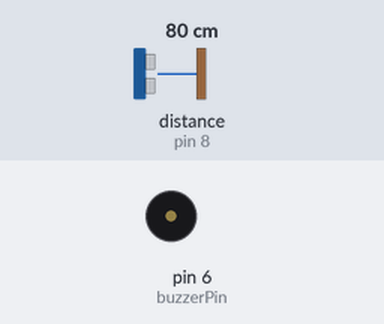
Simulated run of this sketch. Board: Arduino Uno, built with avr-gcc and run on an emulated ATmega328P. On the bench: buzzer (waves = sounding). Wiring (inferred from the names in the program): ultrasonic range finder: trigger pin 7; echo pin 8. The test bench sets the inputs (shaded band); at power-on: distance to the obstacle (sensor on pin 8) 80 cm. The echo pulse lasts 58.3 µs per cm.

Above: at 1.2 s.
1.3 s: distance to the obstacle (sensor on pin 8) set to 44 cm
2.8 s: distance to the obstacle (sensor on pin 8) set to 37 cm
At 5.7 s:
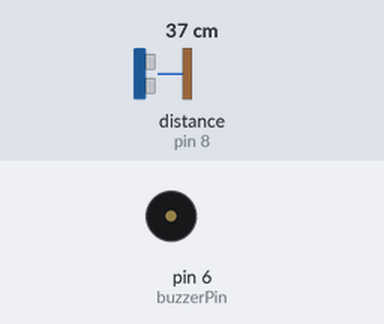
5.8 s: distance to the obstacle (sensor on pin 8) set to 60 cm
At 6.5 s:
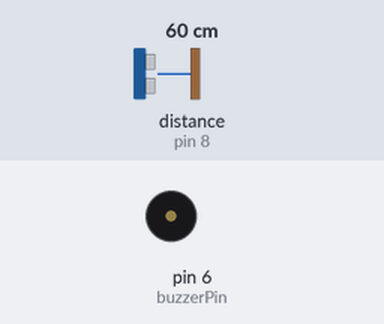
7.3 s: distance to the obstacle (sensor on pin 8) set to 35 cm
At 7.53 s:
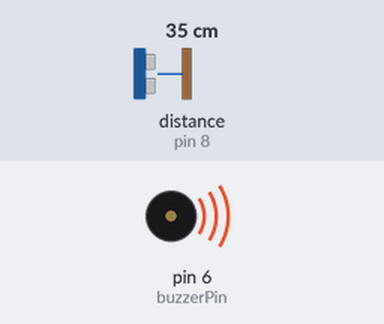
Timing chart, 0 to 11.3 s (numbered marks = the images above; inputs shaded):
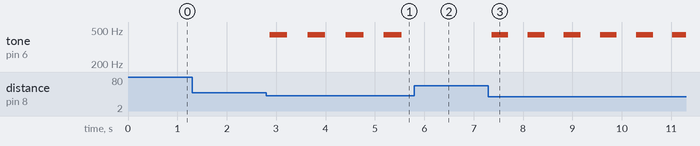

Measured:
- the behaviour switches between 41 and 40 cm on distance to the obstacle (sensor on pin 8) (found by bisection; images 0 and 1)
- after the input at 2.8 s, tone on pin 6 (buzzerPin): alternates 440 Hz for 0.36 s and silent for 0.41 s, starting after 0.07 s
- after the input at 5.8 s, tone on pin 6 (buzzerPin): stops changing and stays silent
- after the input at 7.3 s, tone on pin 6 (buzzerPin): alternates 440 Hz for 0.34 s and silent for 0.39 s, starting after 0.06 s

The sketch:

sketch_Aug16a.ino
```cpp
#define echoPin 8
#define trigPin 7
#define buzzerPin 6

int maximumRange = 40;
int minimumRange =0;


void setup() {
  // put your setup code here, to run once:

  pinMode(trigPin,OUTPUT);
  pinMode(echoPin,INPUT);
  pinMode(buzzerPin,OUTPUT);
  Serial.begin(9600);


}

void loop() {
  // put your main code here, to run repeatedly:
 int olcum =mesafe(maximumRange,minimumRange);
 melodi(olcum*10);

}
int mesafe(int maxrange,int minrange)

{
   long duration,distance;

   digitalWrite(trigPin,LOW);
   delayMicroseconds(2);
   digitalWrite(trigPin,HIGH);
   delayMicroseconds(10);
   digitalWrite(trigPin,LOW);

   duration=pulseIn(echoPin,HIGH);
   distance= duration / 58.2;
   delay(50); //50 ms bekliyoruz.

   if(distance >= maxrange || distance <= minrange)
   return 0;
   return distance;


}

int melodi(int dly)
{
  tone(buzzerPin,440);
  delay(dly);
  noTone(buzzerPin);
  delay(dly);

}
```
